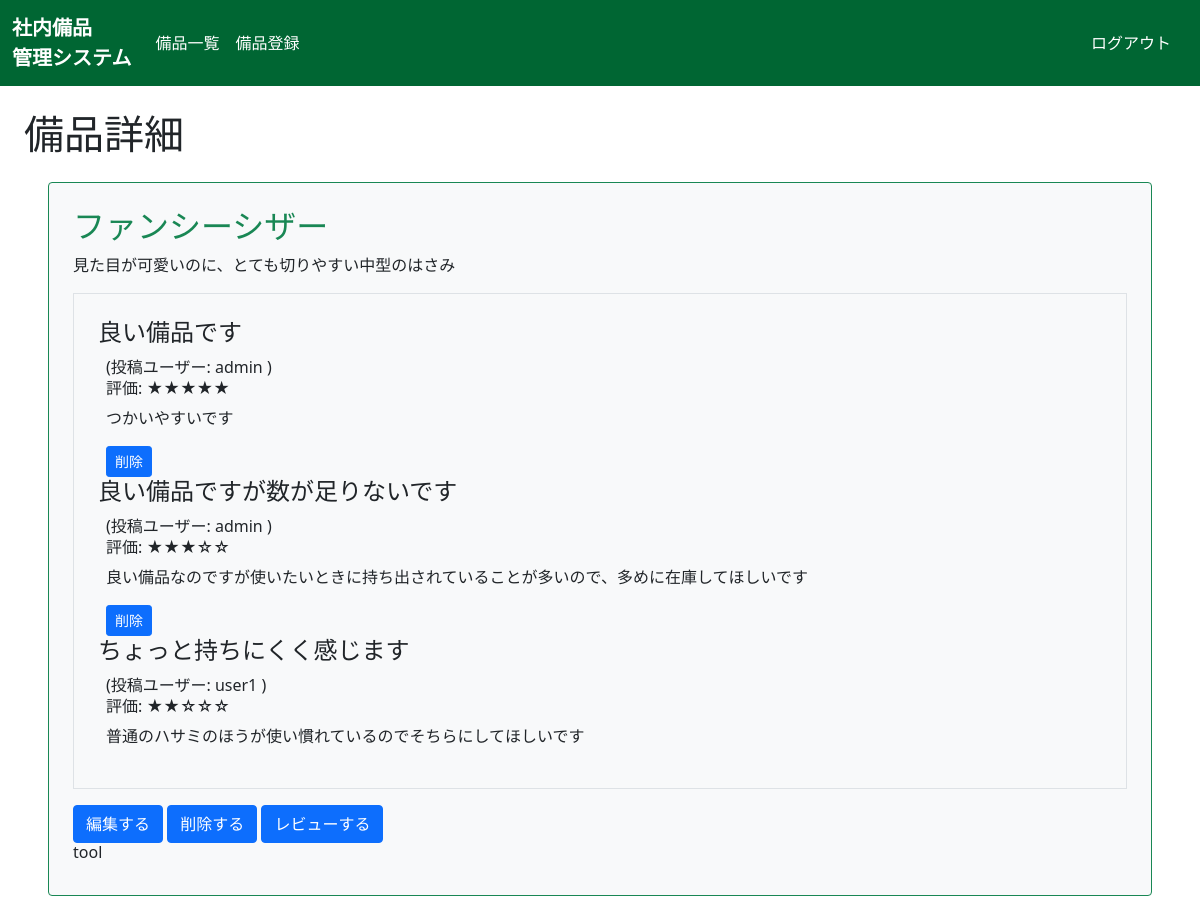
/supplies/1/detail/ (signed in), run on the app's committed database.
### supplies/models.py (models this page shows, shortened)
class Supplies(models.Model):
    title = models.CharField(max_length=100)
    description = models.TextField()
    thumbnail = models.ImageField(null=True, blank=True)
    category = models.CharField(
        max_length=100,
        choices = CATEGORY
    )
    user = models.ForeignKey('auth.User', on_delete=models.CASCADE)

class Review(models.Model):
    title = models.CharField(max_length=100)
    description = models.TextField()
    rate = models.IntegerField(choices=RATE_CHOICES)
    user = models.ForeignKey('auth.User', on_delete=models.CASCADE)
    supplies = models.ForeignKey(Supplies,on_delete=models.CASCADE)

### supplies/views.py (the view)
# urls.py: path('supplies/<int:pk>/detail/', views.DetailSuppliesView.as_view(), name='detail-supplies'),
class DetailSuppliesView(LoginRequiredMixin, DetailView):
    model = Supplies
    template_name = "supplies/detail.html"
    def get_context_data(self, **kwargs):
        context = super().get_context_data(**kwargs)
        context["rate_choices"] = RATE_CHOICES
        return context

### supplies/templates/supplies/detail.html (shortened to what this page needs)
{% extends 'base.html' %}
{% block h1 %} 備品詳細 {% endblock %}
{% block content %}
<div class="p-4 m-4 bg-light border border-success rounded">
  <h2 class="text-success">{{ object.title }}</h2>
  <p>{{ object.description }}</p>
  <div class="border p-4 mb-2">
    {% for review in object.review_set.all %}
    <div>
      <h3 class="h4">{{ review.title }}</h3>
      <div class="px-2">
        <span>(投稿ユーザー: {{ review.user.username }} )</span>
        <h6>評価:
        {% for k,v in rate_choices %}
          {% if k == review.rate %}
            {{ v }}
          {% endif %}
        {% endfor %}
        </h6>
        <p>{{ review.description }}</p>
        {% if review.user == request.user %}
        <a href = "{% url 'delete-review' review.pk %}" class="btn btn-primary btn-sm">削除</a>
        {% endif %}
      </div>
    </div>
    {% endfor %}
  </div>
  <div class="mt-3">
    <a href = "{% url 'update-supplies' object.pk %}" class="btn btn-primary">編集する</a>
    <a href = "{% url 'delete-supplies' object.pk %}" class="btn btn-primary">削除する</a>
    <a href = "{% url 'create-review' object.pk %}" class="btn btn-primary">レビューする</a>
    <h6 class="card-title">{{ object.category }}</h6>
  </div>
</div>
{% endblock content %}

### data on the page
Supplies: title "ファンシーシザー", description "見た目が可愛いのに、とても切りやすい中型のはさみ", category "tool"
Review: title "良い備品です", user.username "admin", rate_choices "★★★★★", description "つかいやすいです", shows "削除"
Review: title "良い備品ですが数が足りないです", user.username "admin", rate_choices "★★★☆☆", description "良い備品なのですが使いたいときに持ち出されていることが多いので、多めに在庫してほしいです", shows "削除"
Review: title "ちょっと持ちにくく感じます", user.username "user1", rate_choices "★★☆☆☆", description "普通のハサミのほうが使い慣れているのでそちらにしてほしいです"
